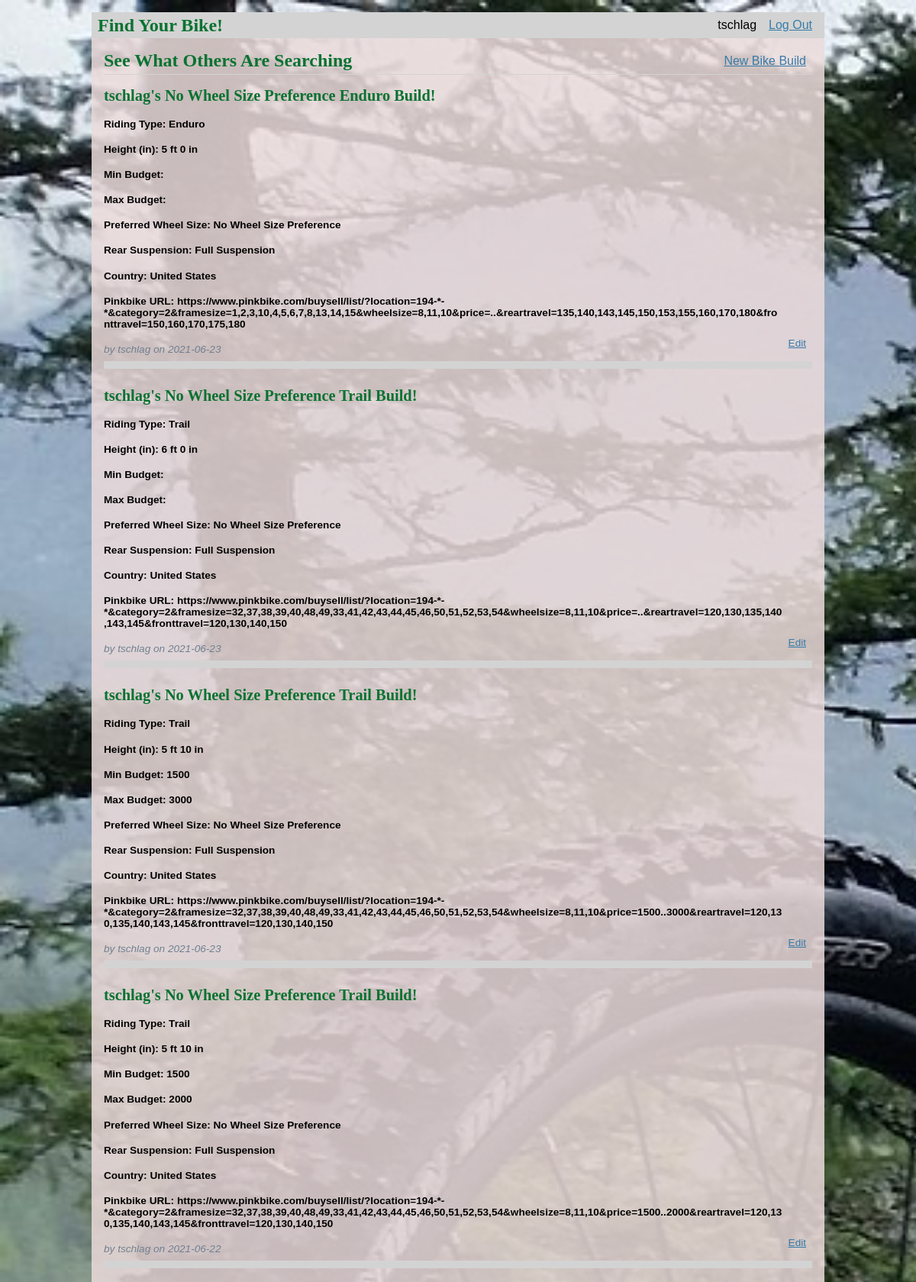
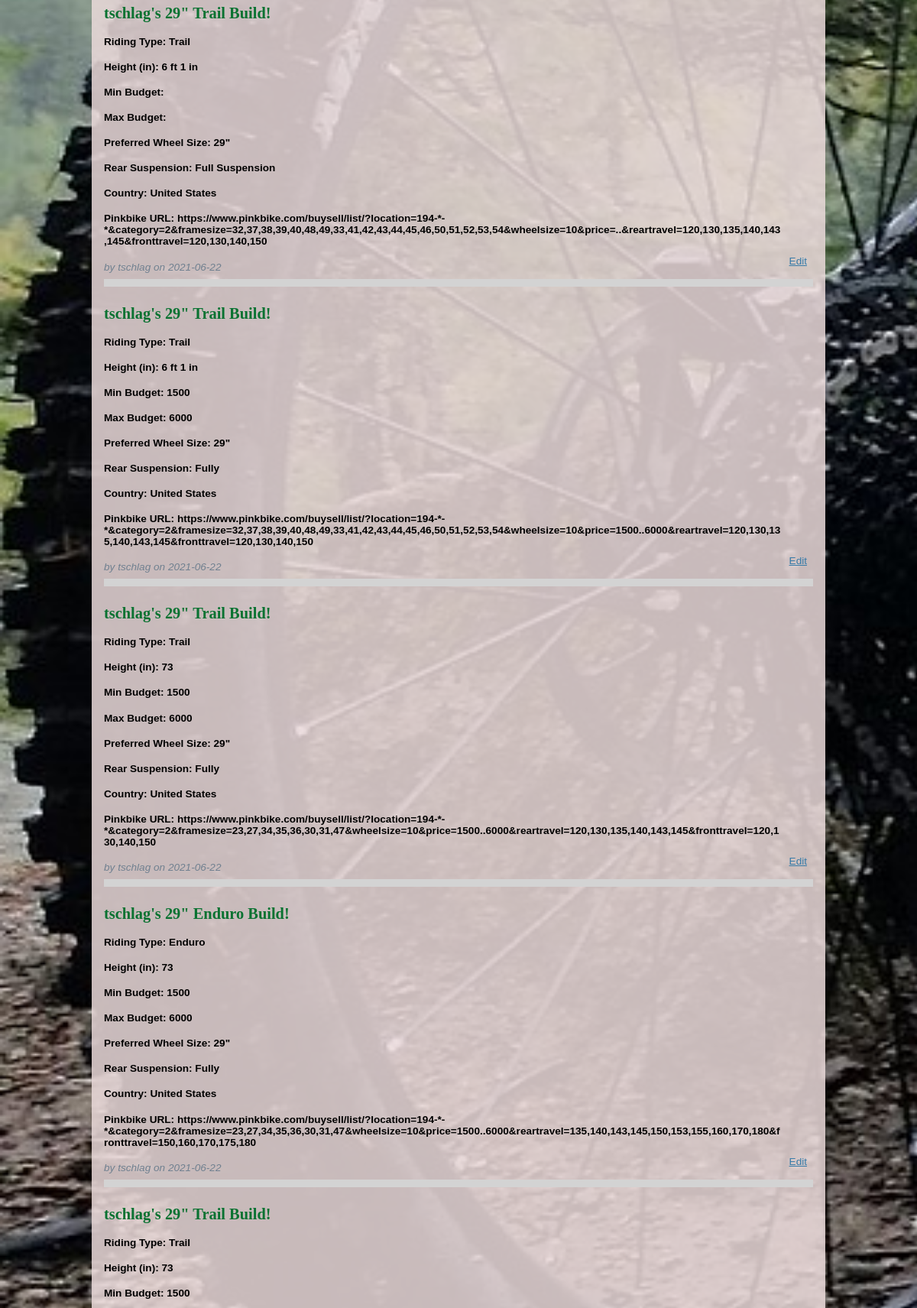
Screenshot of / (signed in, upper part) with the database file from the repository (2 pictures, top to bottom).
### tables this page shows
CREATE TABLE user (
  id INTEGER PRIMARY KEY AUTOINCREMENT,
  username TEXT UNIQUE NOT NULL,
  password TEXT NOT NULL
);

CREATE TABLE post (
  id INTEGER PRIMARY KEY AUTOINCREMENT,
  author_id INTEGER NOT NULL,
  created TIMESTAMP NOT NULL DEFAULT CURRENT_TIMESTAMP,
  riding_type TEXT NOT NULL, 
  height TEXT NOT NULL, 
  min_budget TEXT NOT NULL, 
  max_budget TEXT NOT NULL, 
  wheel_size TEXT NOT NULL, 
  rear_sus TEXT NOT NULL, 
  country TEXT NOT NULL,
  pinkbike_url TEXT NOT NULL,
  FOREIGN KEY (author_id) REFERENCES user (id)
);

### flaskr/main_page.py (the view)
@bp.route('/')
def index():
    db = get_db()
    posts = db.execute(
        'SELECT p.id, riding_type, height, min_budget, max_budget, wheel_size, rear_sus, country, pinkbike_url, created, author_id, username'
        ' FROM post p JOIN user u ON p.author_id = u.id'
        ' ORDER BY created DESC'
    ).fetchall()
    return render_template('main/index.html', posts=posts)

### flaskr/auth.py (called while the page is built)
@bp.before_app_request
def load_logged_in_user():
    user_id = session.get('user_id')
    if user_id is None:
        g.user = None
    else:
        g.user = get_db().execute(
            'SELECT * FROM user WHERE id = ?', (user_id,)
        ).fetchone()

### flaskr/db.py (called while the page is built)
def get_db():
    if 'db' not in g:
        g.db = sqlite3.connect(
            current_app.config['DATABASE'],
            detect_types=sqlite3.PARSE_DECLTYPES
        )
        g.db.row_factory = sqlite3.Row
    return g.db

### flaskr/templates/main/index.html
{% extends 'base.html' %}
{% block header %}
  <h1>{% block title %}See What Others Are Searching{% endblock %}</h1>
  {% if g.user %}
    <a class="action" href="{{ url_for('main_page.create') }}">New Bike Build</a>
  {% endif %}
{% endblock %}
{% block content %}
  {% for post in posts %}
    <article class="post">
      <header>
        <div class='index'>
          <h1>{{post['username']}}'s {{post['wheel_size']}} {{post['riding_type']}} Build!</h1>
          <h4>Riding Type: {{ post['riding_type'] }}</h4>
          <h4>Height (in): {{ post['height'] }}</h4>
          <h4>Min Budget: {{ post['min_budget'] }}</h4>
          <h4>Max Budget: {{ post['max_budget'] }}</h4>
          <h4>Preferred Wheel Size: {{ post['wheel_size'] }}</h4>
          <h4>Rear Suspension: {{ post['rear_sus'] }}</h4>
          <h4>Country: {{ post['country'] }}</h4>
          <h4>Pinkbike URL: {{ post['pinkbike_url'] }}</h4>
          <div class="about">by {{ post['username'] }} on {{ post['created'].strftime('%Y-%m-%d') }}</div>
        </div>
        {% if g.user['id'] == post['author_id'] %}
          <a class="action" href="{{ url_for('main_page.update', id=post['id']) }}">Edit</a>
        {% endif %}
      </header>
    </article>
    {% if not loop.last %}
      <hr>
    {% endif %}
  {% endfor %}
{% endblock %}

### flaskr/templates/base.html (shortened to what this page needs)
<!doctype html>
<link rel="stylesheet" href="{{ url_for('static', filename='style.css') }}">
<nav>
  <h1>Find Your Bike!</h1>
  <ul>
    {% if g.user %}
      <li><span>{{ g.user['username'] }}</span>
      <li><a href="{{ url_for('auth.logout') }}">Log Out</a>
    {% else %}
      <li><a href="{{ url_for('auth.register') }}">Register</a>
      <li><a href="{{ url_for('auth.login') }}">Log In</a>
    {% endif %}
  </ul>
</nav>
<section class="content">
  <header>
    {% block header %}{% endblock %}
  </header>
  {% block content %}{% endblock %}
</section>

### flaskr/static/style.css (style rules this page uses)
h1 { font-family: serif; color: #097231; margin: 1rem 0; }
a { color: #377ba8; }
hr { border: none; border-top: 10px solid lightgray; }
nav { background: lightgray; display: flex; align-items: center; padding: 0 0.5rem; }
nav h1 { flex: auto; margin: 0; }
nav ul { display: flex; list-style: none; margin: 0; padding: 0; }
nav ul li a, nav ul li span, header .action { display: block; padding: 0.5rem; }
.content { padding: 0 1rem 1rem; }
.content > header { border-bottom: 1px solid lightgray; display: flex; align-items: flex-end; }
.content > header h1 { flex: auto; margin: 1rem 0 0.25rem 0; }
.post > header { display: flex; align-items: flex-end; font-size: 0.85em; }
.post > header > div:first-of-type { flex: auto; }
.post > header h1 { font-size: 1.5em; margin-bottom: 0; }
.post .about { color: slategray; font-style: italic; }
.content:last-child { margin-bottom: 0; }
.index { width: 200px; word-wrap: break-word; }

### rows the page displays
user: user.username "tschlag"
post: username "tschlag", wheel_size "No Wheel Size Preference", riding_type "Enduro", height "5 ft 0 in", rear_sus "Full Suspension", country "United States", pinkbike_url "https://www.pinkbike.com/buysell/list/?location=194-*-*&category=2&framesize=1,2,3,10,4,5,6,7,8,13,14,15&wheelsize=8,11,10&price=..&reartravel=135,140,143,145,150,153,155,160,170,180&fronttravel=150,160,170,175,180", created "2021-06-23"
post: username "tschlag", wheel_size "No Wheel Size Preference", riding_type "Trail", height "6 ft 0 in", rear_sus "Full Suspension", country "United States", pinkbike_url "https://www.pinkbike.com/buysell/list/?location=194-*-*&category=2&framesize=32,37,38,39,40,48,49,33,41,42,43,44,45,46,50,51,52,53,54&wheelsize=8,11,10&price=..&reartravel=120,130,135,140,143,145&fronttravel=120,130,140,150", created "2021-06-23"
post: username "tschlag", wheel_size "No Wheel Size Preference", riding_type "Trail", height "5 ft 10 in", min_budget "1500", max_budget "3000", rear_sus "Full Suspension", country "United States", pinkbike_url "https://www.pinkbike.com/buysell/list/?location=194-*-*&category=2&framesize=32,37,38,39,40,48,49,33,41,42,43,44,45,46,50,51,52,53,54&wheelsize=8,11,10&price=1500..3000&reartravel=120,130,135,140,143,145&fronttravel=120,130,140,150", created "2021-06-23"
post: username "tschlag", wheel_size "No Wheel Size Preference", riding_type "Trail", height "5 ft 10 in", min_budget "1500", max_budget "2000", rear_sus "Full Suspension", country "United States", pinkbike_url "https://www.pinkbike.com/buysell/list/?location=194-*-*&category=2&framesize=32,37,38,39,40,48,49,33,41,42,43,44,45,46,50,51,52,53,54&wheelsize=8,11,10&price=1500..2000&reartravel=120,130,135,140,143,145&fronttravel=120,130,140,150", created "2021-06-22"
post: username "tschlag", wheel_size "29\"", riding_type "Trail", height "6 ft 1 in", rear_sus "Full Suspension", country "United States", pinkbike_url "https://www.pinkbike.com/buysell/list/?location=194-*-*&category=2&framesize=32,37,38,39,40,48,49,33,41,42,43,44,45,46,50,51,52,53,54&wheelsize=10&price=..&reartravel=120,130,135,140,143,145&fronttravel=120,130,140,150", created "2021-06-22"
post: username "tschlag", wheel_size "29\"", riding_type "Trail", height "6 ft 1 in", min_budget "1500", max_budget "6000", rear_sus "Fully", country "United States", pinkbike_url "https://www.pinkbike.com/buysell/list/?location=194-*-*&category=2&framesize=32,37,38,39,40,48,49,33,41,42,43,44,45,46,50,51,52,53,54&wheelsize=10&price=1500..6000&reartravel=120,130,135,140,143,145&fronttravel=120,130,140,150", created "2021-06-22"
post: username "tschlag", wheel_size "29\"", riding_type "Trail", height "73", min_budget "1500", max_budget "6000", rear_sus "Fully", country "United States", pinkbike_url "https://www.pinkbike.com/buysell/list/?location=194-*-*&category=2&framesize=23,27,34,35,36,30,31,47&wheelsize=10&price=1500..6000&reartravel=120,130,135,140,143,145&fronttravel=120,130,140,150", created "2021-06-22"
post: username "tschlag", wheel_size "29\"", riding_type "Enduro", height "73", min_budget "1500", max_budget "6000", rear_sus "Fully", country "United States", pinkbike_url "https://www.pinkbike.com/buysell/list/?location=194-*-*&category=2&framesize=23,27,34,35,36,30,31,47&wheelsize=10&price=1500..6000&reartravel=135,140,143,145,150,153,155,160,170,180&fronttravel=150,160,170,175,180", created "2021-06-22"
post: username "tschlag", wheel_size "29\"", riding_type "Trail", height "73", min_budget "1500"
